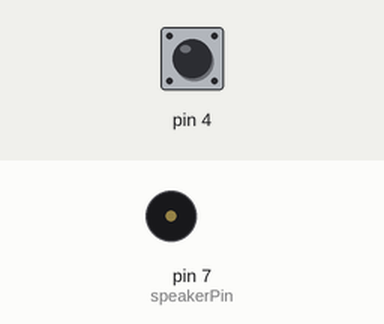
Simulated run of this sketch. Board: Arduino Uno, built with avr-gcc and run on an emulated ATmega328P. On the bench: buzzer (waves = sounding). The inputs (shaded band) are chosen by the test bench; at power-on: pin 4 HIGH. What the sketch prints to the serial monitor is not drawn.

Above: at 1.2 s.
1.3 s: pin 4 pulled LOW for 0.15 s
At 1.48 s:
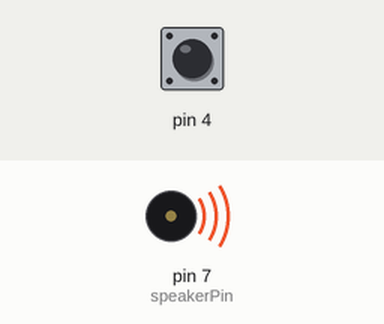
3.1 s: pin 4 pulled LOW for 3.2 s
At 7.6 s:
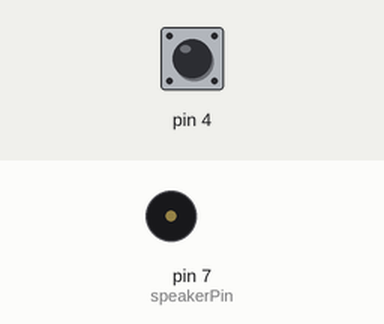
Timing chart, 0 to 9.1 s (numbered marks = the images above; inputs shaded):
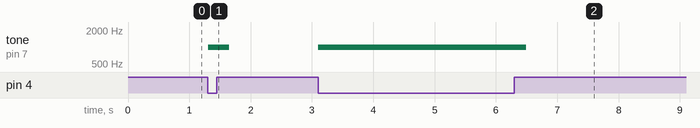

The sketch:

buzz.ino
```cpp
#include <CapacitiveSensor.h>
#include <MaxMatrix.h>
#include <avr/pgmspace.h>


CapacitiveSensor touchSwitch = CapacitiveSensor(5, 4);
int speakerPin = 7;

void setup(){

  Serial.begin(9600);
  pinMode(speakerPin, OUTPUT);
}

void loop(){

  long val = touchSwitch.capacitiveSensor(30);
  Serial.println(val); // print sensor output

  //val = map(val, 0, 20000, 0, 255);
  //val = constrain(val, 0, 255);

  //Serial.println(val);

  if(val > 50) {
    //delay(3000);
    tone(speakerPin, 1000, 200);
  }

  //delay(500);
}
```

Measured:
- after the input at 1.3 s, tone on pin 7 (speakerPin): silent → 1000 Hz at once, → silent 0.34 s later
- after the input at 3.1 s, tone on pin 7 (speakerPin): silent → 1000 Hz at once, → silent 3.4 s later
